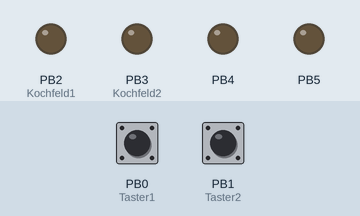
A program run on a simulated ATtiny85, built with avr-gcc and run on an emulated ATtiny85. Parts: output pins drawn as LEDs (lit = HIGH). The inputs (shaded band) are chosen by the test bench; at power-on: PB0 (Taster1) HIGH, PB1 (Taster2) HIGH. Sleep ends after the set time or at an interrupt.

Above: at 1.2 s.
1.3 s: PB0 (Taster1) pulled LOW for 0.15 s
At 1.8 s:
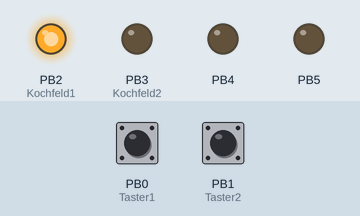
2.9 s: PB1 (Taster2) pulled LOW for 0.15 s
At 4.0 s:
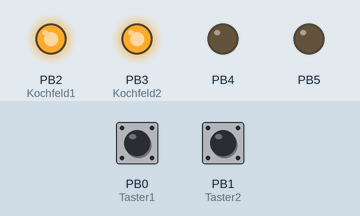
4.5 s: PB0 (Taster1) pulled LOW for 1 s
At 5.1 s:
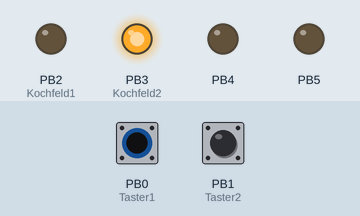
7.0 s: PB0 (Taster1) pulled LOW for 3.2 s
At 8.2 s:
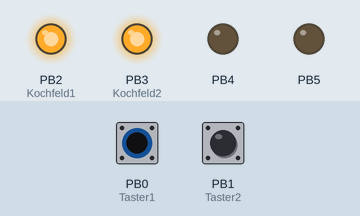
11.7 s: PB1 (Taster2) pulled LOW for 1 s
At 13.2 s:
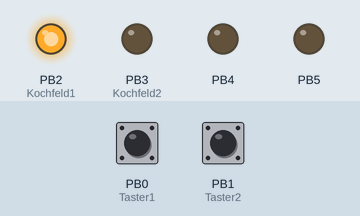
Timing chart, 0 to 14.7 s (numbered marks = the images above; inputs shaded):
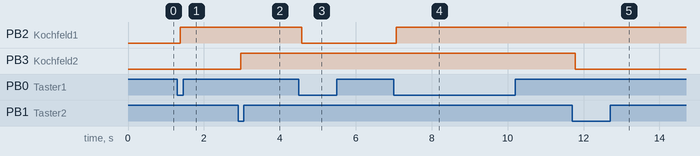

Measured:
- after the input at 1.3 s, PB2 (Kochfeld1): LOW → HIGH after 0.08 s
- after the input at 2.9 s, PB3 (Kochfeld2): LOW → HIGH after 0.08 s
- after the input at 4.5 s, PB2 (Kochfeld1): HIGH → LOW after 0.07 s
- after the input at 7.0 s, PB2 (Kochfeld1): LOW → HIGH after 0.07 s
- after the input at 11.7 s, PB3 (Kochfeld2): HIGH → LOW after 0.08 s

The program:

main.cpp
```cpp
/*
ATiny85 Pinout

                          +--, ,--+
RESET--5/A0--PCINT5--PB5--|1  U  8|--VCC +
       3/A3--PCINT3--PB3--|2     7|--PB2--PCINT2--2/A1--SCK---SCL
 OC1B--4/A2--PCINT4--PB4--|3     6|--PB1--PCINT1--1-----MISO--D0
                     GND--|4     5|--PB0--PCINT0--0-----MOSI--DI
                          +-------+
*/


#include <Arduino.h>
#define Kochfeld1 2
#define Kochfeld2 3
#define Taster1 0
#define Taster2 1
#define Zaehlwert 30000        // 5min = 30000  zum Test hatte ich immer 600
#define debounceinit 170     //B10101010 <-- weder alles 0 noch alles 1 ... eigentlich wuerde auch B00000010 ausreichen, da die 1 und 0 dann nach links geshiftet wird
int Zaehler=0;
int Zaehler1=0;
int Zaehler2=0;
bool Taster1hist = false, Taster2hist = false;             //letzter Zustand des Tasters (false=losgelassen, true=gedrueckt)
bool Kochfeld1stat=false, Kochfeld2stat=false;                    //Status der Kochfelder
byte debounce1=debounceinit, debounce2=debounceinit;


ISR (PCINT0_vect) {}  // Interrupt Service Routine is calling by external PINs. Which PINs are configured with PCMSK register.


void schlafein() {
  //ENABLE SLEEP - this enables the sleep mode
  MCUCR |=   B00010000;        //power down mode (SM1=1,SM0=0)     BODS|PUD|SE|SM1|SM0|BODSE|ISC01|ISC00
  MCUCR |=   B00100000;        //enable sleep (SE=1)               BODS|PUD|SE|SM1|SM0|BODSE|ISC01|ISC00
  __asm__  __volatile__("sleep");//in line assembler to go to sleep
  // <---- Mikrokontroler schlaeft hier!

  // <---- evtl noch irgendwas nach dem aufwachen machen/deaktivieren, damit nix komisches passiert?
  MCUCR &=   B11011111;        //disable sleep (SE=0)               BODS|PUD|SE|SM1|SM0|BODSE|ISC01|ISC00
}


void setup() {
  //Energiesparoptionen
  ADCSRA &= B01111111; //deaktiviere ADC mit bit 7 im ADCSRA Register = ADEN = ADC Enabled ... zum reaktivieren ADCSRA |= B10000000;
  //pinMode(0, OUTPUT);  //setze alle PINs die nicht genutzt werden auf Output low: 3, 4, 5, 6, 11, 14, 15, 16, 17, 18, 19
  //pinMode(1, OUTPUT);
  pinMode(2, OUTPUT);     //LED Herdplatte 1
  pinMode(3, OUTPUT);     //LED Herdplatte 2
  pinMode(4, OUTPUT);
  pinMode(5, OUTPUT);

  pinMode(0, INPUT_PULLUP);   //Taster 1 fuer Herdplatte 1
  pinMode(1, INPUT_PULLUP);   //Taster 2 fuer Herdplatte 2

  PCMSK |= B00000011; // digitalPIN 0 und 1                  – | – |PCINT5|PCINT4|PCINT3|PCINT2|PCINT1|PCINT0
  GIFR  |= B00100000; // clear any outstanding interrupts    – |INTF0|PCIF| –| – | – | – | –
  GIMSK |= B00100000; // enable pin change interrupts        – |INT0|PCIE| – | – | – | – | –

}


void loop() {
  // put your main code here, to run repeatedly:
  /*
  Plan:

  Wenn Taster1 gedrückt wird aufwachen und (8bit Entprellung)
    und Zähler1=0 LED1=an
      Wenn Taster1 losgelassen (8bit Entprellung) Zähler1 setzen und starten
    oder Zähler1>0 LED1=aus stoppe Zähler1 und setze ihn auf 0
  Wenn Zähler1=0 LED1 aus

  Wenn Taster2 gedrückt wird aufwachen und (8bit Entprellung)
    und Zähler2=0 LED2=an
      Wenn Taster2 losgelassen (8bit Entprellung) Zähler2 setzen und starten
    oder Zähler2>0 LED2=aus stoppe Zähler2 und setze ihn auf 0
  Wenn Zähler1=0 LED aus

  Wenn Zähler1=0 und Zähler2=0 und LED1=aus und LED2=aus --> Tiefschlaf

  --> Reduzierung auf einen Zaehler... lette Aktivität startet den Zaehler und anch 5min geht alles aus.

  Kochfelder sind immer fuer 5min an

  */


  // Die Debouncer haben die Aufgabe die letzten 8 Zustaende des Tasters zu protokollieren, um das Prellen eines Tasters herauszufiltern.
  // Wichtig ist das delay zwischen jeder Abfrage. Das muss so lang sein, dass kein Bouncing als loslassen erkannt wird, aber so kurz, dass
  // ein kurzes Antippen des Tasters trotzdem als Tastendruck erkannt wird. 10ms Abtstrate/pro Durchlauf sollte passen.
  // Ist der Taster 8 mal hintereinander ein (=255) oder aus (=0), dann hat der Taster ausgeprellt.
  // Zusaetzlich wird das so verriegelt, dass nach einem aktiven Phase erst wieder eine inaktive Phase kommen muss um ein loslassen oder ei erneutes Druecken zu erkennen.

  // Debouncer protokollieren die Tasterzustaende
  debounce1 = debounce1 << 1;
  debounce2 = debounce2 << 1;
  if (digitalRead(Taster1)==LOW) { debounce1++; }       //setze immer erstes Bit auf 1, wenn der Taster geschlossen ist
  if (digitalRead(Taster2)==LOW) { debounce2++; }       //setze immer erstes Bit auf 1, wenn der Taster geschlossen ist

  // erkenne ob der Taster gedrueckt wurde
  if (debounce1==255) {                 // Taster war 8 mal hinteeinander aktiv
    if (!Taster1hist) {                 // und der Taster war vorher nicht gedrueckt
      Taster1hist=true;                 // vermerke, dass der Taster nun als gedrueckt zaehlt
      Kochfeld1stat=!Kochfeld1stat;     // negiere den Kochfeldstatus
      digitalWrite(Kochfeld1, Kochfeld1stat);   //aktiviere bzw. deaktiviere das Kochfeld
      Zaehler=Zaehlwert;
    }
  }
  if (debounce2==255) {                 // Taster war 8 mal hinteeinander aktiv
    if (!Taster2hist) {                 // und der Taster war vorher nicht gedrueckt
      Taster2hist=true;                 // vermerke, dass der Taster nun als gedrueckt zaehlt
      Kochfeld2stat=!Kochfeld2stat;     // negiere den Kochfeldstatus
      digitalWrite(Kochfeld2, Kochfeld2stat);   //aktiviere bzw. deaktiviere das Kochfeld
      Zaehler=Zaehlwert;
    }
  }

  // erkenne ob der Taster losgelassen wurde
  if (debounce1==0) {                   // Taster war 8 mal hinteeinander inaktiv
    if (Taster1hist) {                  // und der Taster war vorher gedrueckt
      Taster1hist=false;                 // vermerke, dass der Taster nun als nicht gedrueckt zaehlt
    }
  }
  if (debounce2==0) {                   // Taster war 8 mal hinteeinander inaktiv
    if (Taster2hist) {                  // und der Taster war vorher gedrueckt
      Taster2hist=false;                 // vermerke, dass der Taster nun als nicht gedrueckt zaehlt
    }
  }


  if (Zaehler == 0) {               // war der Zaehler auf 1 und nach dem dekrementieren jetzt auf 0...
    digitalWrite(Kochfeld1, LOW);      // deaktiviere Kochfeld 1
    digitalWrite(Kochfeld2, LOW);      // deaktiviere Kochfeld 2
    Kochfeld1stat=false;
    Kochfeld2stat=false;
    schlafein();                          // geh in Schlafmodus... nix mehr zu tun
    Zaehler=50;                     //nach Aufwachen den Zaehler auf einen kleinen Wert setzen um ein paar Loops zu laufen und Tastendruck festzustellen
  }

  Zaehler--;                        // dekrementiere den Zaehler


  delay(10);

}
```
